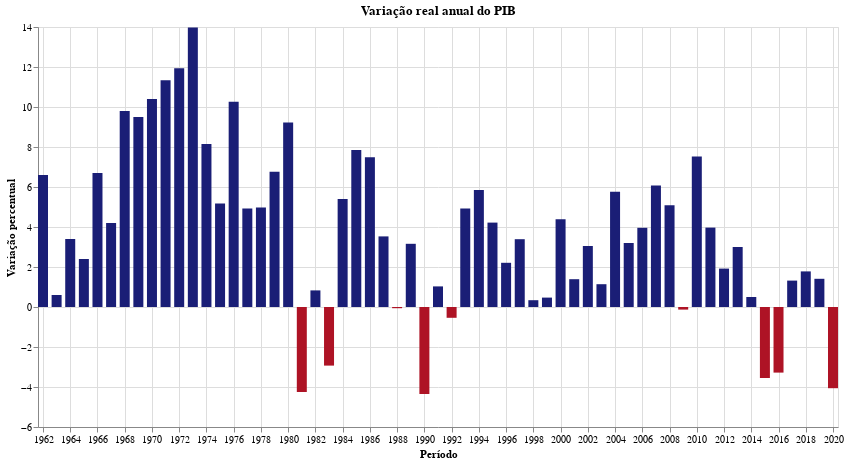

Write notebook code for a chart like this one.
### Code cell
fig = (
    alt.Chart(
        PIB_variação.reset_index(),
        title='Variação real anual do PIB',
        width=800,
        height=400)
    .mark_bar(width=10)
    .encode(
        x = alt.X('index:T', title='Período'),
        y = alt.Y('PIB_variação_real_ano:Q', title='Variação percentual'),
        color=highlight_breakpoint("PIB_variação_real_ano"),
        tooltip=alt.Tooltip(['index:T', 'PIB_variação_real_ano:Q'])
    )
)
fig

### Figure 1 — Vega-Lite specification as saved in the notebook (floating-point values rounded to 4 significant figures)
{"config": {"view": {"continuousWidth": 400, "continuousHeight": 300}}, "data": {"name": "data-6d259cdc511d3be4caf35a1b5ee1eec0"}, "mark": {"type": "bar", "width": 10}, "encoding": {"color": {"condition": {"value": "#ae1325", "test": "datum.PIB_variação_real_ano <= 0"}, "value": "#1a1e76"}, "tooltip": [{"type": "temporal", "field": "index"}, {"type": "quantitative", "field": "PIB_variação_real_ano"}], "x": {"type": "temporal", "field": "index", "title": "Período"}, "y": {"type": "quantitative", "field": "PIB_variação_real_ano", "title": "Variação percentual"}}, "height": 400, "title": "Variação real anual do PIB", "width": 800, "$schema": "https://vega.github.io/schema/vega-lite/v4.8.1.json", "datasets": {"data-6d259cdc511d3be4caf35a1b5ee1eec0": [{"index": "1962-01-01T00:00:00", "PIB_variação_real_ano": 6.6}, {"index": "1963-01-01T00:00:00", "PIB_variação_real_ano": 0.6}, {"index": "1964-01-01T00:00:00", "PIB_variação_real_ano": 3.4}, {"index": "1965-01-01T00:00:00", "PIB_variação_real_ano": 2.4}, {"index": "1966-01-01T00:00:00", "PIB_variação_real_ano": 6.7}, {"index": "1967-01-01T00:00:00", "PIB_variação_real_ano": 4.2}, {"index": "1968-01-01T00:00:00", "PIB_variação_real_ano": 9.8}, {"index": "1969-01-01T00:00:00", "PIB_variação_real_ano": 9.5}, {"index": "1970-01-01T00:00:00", "PIB_variação_real_ano": 10.4}, {"index": "1971-01-01T00:00:00", "PIB_variação_real_ano": 11.34}, {"index": "1972-01-01T00:00:00", "PIB_variação_real_ano": 11.94}, {"index": "1973-01-01T00:00:00", "PIB_variação_real_ano": 13.97}, {"index": "1974-01-01T00:00:00", "PIB_variação_real_ano": 8.15}, {"index": "1975-01-01T00:00:00", "PIB_variação_real_ano": 5.17}, {"index": "1976-01-01T00:00:00", "PIB_variação_real_ano": 10.26}, {"index": "1977-01-01T00:00:00", "PIB_variação_real_ano": 4.93}, {"index": "1978-01-01T00:00:00", "PIB_variação_real_ano": 4.97}, {"index": "1979-01-01T00:00:00", "PIB_variação_real_ano": 6.76}, {"index": "1980-01-01T00:00:00", "PIB_variação_real_ano": 9.23}, {"index": "1981-01-01T00:00:00", "PIB_variação_real_ano": -4.25}, {"index": "1982-01-01T00:00:00", "PIB_variação_real_ano": 0.83}, {"index": "1983-01-01T00:00:00", "PIB_variação_real_ano": -2.93}, {"index": "1984-01-01T00:00:00", "PIB_variação_real_ano": 5.4}, {"index": "1985-01-01T00:00:00", "PIB_variação_real_ano": 7.85}, {"index": "1986-01-01T00:00:00", "PIB_variação_real_ano": 7.49}, {"index": "1987-01-01T00:00:00", "PIB_variação_real_ano": 3.53}, {"index": "1988-01-01T00:00:00", "PIB_variação_real_ano": -0.06}, {"index": "1989-01-01T00:00:00", "PIB_variação_real_ano": 3.16}, {"index": "1990-01-01T00:00:00", "PIB_variação_real_ano": -4.35}, {"index": "1991-01-01T00:00:00", "PIB_variação_real_ano": 1.03}, {"index": "1992-01-01T00:00:00", "PIB_variação_real_ano": -0.54}, {"index": "1993-01-01T00:00:00", "PIB_variação_real_ano": 4.92}, {"index": "1994-01-01T00:00:00", "PIB_variação_real_ano": 5.85}, {"index": "1995-01-01T00:00:00", "PIB_variação_real_ano": 4.22}, {"index": "1996-01-01T00:00:00", "PIB_variação_real_ano": 2.21}, {"index": "1997-01-01T00:00:00", "PIB_variação_real_ano": 3.39}, {"index": "1998-01-01T00:00:00", "PIB_variação_real_ano": 0.34}, {"index": "1999-01-01T00:00:00", "PIB_variação_real_ano": 0.47}, {"index": "2000-01-01T00:00:00", "PIB_variação_real_ano": 4.39}, {"index": "2001-01-01T00:00:00", "PIB_variação_real_ano": 1.39}, {"index": "2002-01-01T00:00:00", "PIB_variação_real_ano": 3.05}, {"index": "2003-01-01T00:00:00", "PIB_variação_real_ano": 1.14}, {"index": "2004-01-01T00:00:00", "PIB_variação_real_ano": 5.76}, {"index": "2005-01-01T00:00:00", "PIB_variação_real_ano": 3.2}, {"index": "2006-01-01T00:00:00", "PIB_variação_real_ano": 3.96}, {"index": "2007-01-01T00:00:00", "PIB_variação_real_ano": 6.07}, {"index": "2008-01-01T00:00:00", "PIB_variação_real_ano": 5.09}, {"index": "2009-01-01T00:00:00", "PIB_variação_real_ano": -0.13}, {"index": "2010-01-01T00:00:00", "PIB_variação_real_ano": 7.53}, {"index": "2011-01-01T00:00:00", "PIB_variação_real_ano": 3.97}, {"index": "2012-01-01T00:00:00", "PIB_variação_real_ano": 1.92}, {"index": "2013-01-01T00:00:00", "PIB_variação_real_ano": 3.0}, {"index": "2014-01-01T00:00:00", "PIB_variação_real_ano": 0.5}, {"index": "2015-01-01T00:00:00", "PIB_variação_real_ano": -3.55}, {"index": "2016-01-01T00:00:00", "PIB_variação_real_ano": -3.28}, {"index": "2017-01-01T00:00:00", "PIB_variação_real_ano": 1.32}, {"index": "2018-01-01T00:00:00", "PIB_variação_real_ano": 1.78}, {"index": "2019-01-01T00:00:00", "PIB_variação_real_ano": 1.41}, {"index": "2020-01-01T00:00:00", "PIB_variação_real_ano": -4.06}]}}
